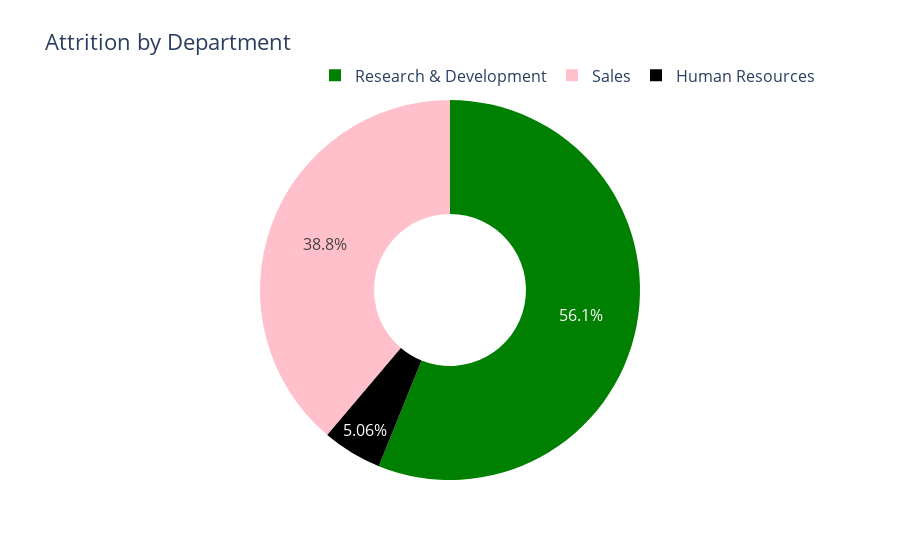

Notebook code cell kept with this figure:
### Code cell
attrition_by = attr_df.groupby(["Department"]).size().reset_index(name = "Count")

fig = go.Figure(
    data=[go.Pie(
        labels = attrition_by["Department"],
        values = attrition_by["Count"],
        hole = 0.4,
        marker = dict(colors=["black", "green", "pink"]),
        textposition = "inside"    # outside
    )]
)

fig.update_layout(
    title = "Attrition by Department",
    font = dict(size=16),
    legend = dict(
        orientation = "h",
        yanchor = "bottom", # top
        y = 1.02,
        xanchor = "right",    # left
        x = 1
    )
)

fig.show()

### Figure 1 — Plotly figure (JSON) as saved in the notebook; plotly's stock layout.template omitted (floating-point values rounded to 4 significant figures)
{"data": [{"hole": 0.4, "labels": ["Human Resources", "Research & Development", "Sales"], "marker": {"colors": ["black", "green", "pink"]}, "textposition": "inside", "type": "pie", "values": [12, 133, 92]}], "layout": {"autosize": true, "font": {"size": 16}, "legend": {"orientation": "h", "x": 1, "xanchor": "right", "y": 1.02, "yanchor": "bottom"}, "title": {"text": "Attrition by Department"}}}
